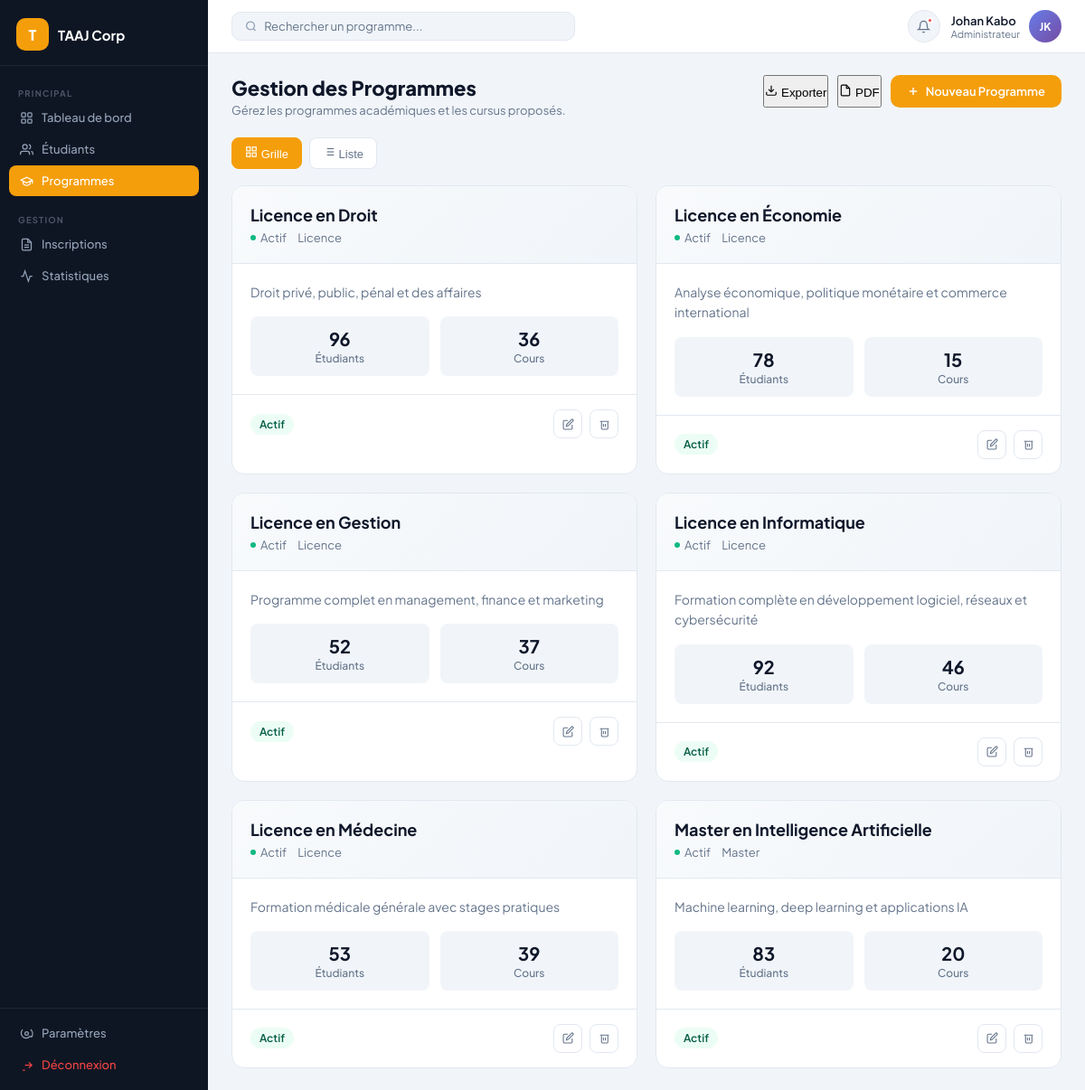
Screenshot of /programs.php (signed in) with the database file from the repository.
### tables this page shows
CREATE TABLE `programs` (
  `id` int(11) NOT NULL AUTO_INCREMENT,
  `name` varchar(100) NOT NULL,
  `code` varchar(20) NOT NULL,
  `description` text DEFAULT NULL,
  `level` enum('Licence','Master','Doctorat','Certificat','Formation continue') NOT NULL,
  `duration` int(11) NOT NULL DEFAULT 3 COMMENT 'Durée en années',
  `capacity` int(11) NOT NULL DEFAULT 50 COMMENT 'Capacité maximale',
  `price` decimal(10,2) NOT NULL DEFAULT 0.00 COMMENT 'Frais de scolarité',
  `requirements` text DEFAULT NULL COMMENT 'Prérequis',
  `objectives` text DEFAULT NULL COMMENT 'Objectifs du programme',
  `active` tinyint(1) NOT NULL DEFAULT 1,
  `created_by` int(11) DEFAULT NULL,
  `created_at` timestamp DEFAULT CURRENT_TIMESTAMP,
  `updated_at` timestamp DEFAULT CURRENT_TIMESTAMP ON UPDATE CURRENT_TIMESTAMP,
  PRIMARY KEY (`id`),
  UNIQUE KEY `code` (`code`),
  KEY `idx_level` (`level`),
  KEY `idx_active` (`active`),
  KEY `idx_created_by` (`created_by`),
  CONSTRAINT `fk_programs_created_by` FOREIGN KEY (`created_by`) REFERENCES `users` (`id`) ON DELETE SET NULL
);

### programs.php (the view, shortened to what this page needs)
<?php
include 'db/mysql_connection_gestion_inscription.php';
try {
    $stmt = $pdo->query("SELECT * FROM programs ORDER BY name");
    $programs = $stmt->fetchAll(PDO::FETCH_ASSOC);
} catch (PDOException $e) {
    $programs = [];
}
?>
<!DOCTYPE html>
<html lang="fr">
<head>
<link rel="stylesheet" href="assets/css/modern.css" />
</head>
<body>
<div class="layout">
  <aside class="sidebar">
    <div class="sidebar-logo">
      <div class="logo-icon">T</div>
      <span class="logo-text">TAAJ Corp</span>
    </div>
    <nav class="sidebar-nav">
      <div class="nav-section-label">Principal</div>
      <a href="dashboard.php" class="nav-item">
        <svg viewBox="0 0 24 24" fill="none" stroke="currentColor" stroke-width="2"><rect x="3" y="3" width="7" height="7" rx="1.5"/><rect x="14" y="3" width="7" height="7" rx="1.5"/><rect x="3" y="14" width="7" height="7" rx="1.5"/><rect x="14" y="14" width="7" height="7" rx="1.5"/></svg>
        Tableau de bord
      </a>
      <a href="students.php" class="nav-item">
        <svg viewBox="0 0 24 24" fill="none" stroke="currentColor" stroke-width="2"><path d="M17 21v-2a4 4 0 0 0-4-4H5a4 4 0 0 0-4 4v2"/><circle cx="9" cy="7" r="4"/><path d="M23 21v-2a4 4 0 0 0-3-3.87"/><path d="M16 3.13a4 4 0 0 1 0 7.75"/></svg>
        Étudiants
      </a>
      <a href="programs.php" class="nav-item active">
        <svg viewBox="0 0 24 24" fill="none" stroke="currentColor" stroke-width="2"><path d="M22 10v6M2 10l10-5 10 5-10 5z"/><path d="M6 12v5c3 3 9 3 12 0v-5"/></svg>
        Programmes
      </a>
      <div class="nav-section-label" style="margin-top:10px;">Gestion</div>
      <a href="registrations.php" class="nav-item">
        <svg viewBox="0 0 24 24" fill="none" stroke="currentColor" stroke-width="2"><path d="M14 2H6a2 2 0 0 0-2 2v16a2 2 0 0 0 2 2h12a2 2 0 0 0 2-2V8z"/><polyline points="14 2 14 8 20 8"/><line x1="16" y1="13" x2="8" y2="13"/><line x1="16" y1="17" x2="8" y2="17"/></svg>
        Inscriptions
      </a>
      <a href="stats.php" class="nav-item">
        <svg viewBox="0 0 24 24" fill="none" stroke="currentColor" stroke-width="2"><polyline points="22 12 18 12 15 21 9 3 6 12 2 12"/></svg>
        Statistiques
      </a>
    </nav>
    <div class="sidebar-bottom">
      <button class="nav-item">
        <svg viewBox="0 0 24 24" fill="none" stroke="currentColor" stroke-width="2"><circle cx="12" cy="12" r="3"/><path d="M19.07 4.93a10 10 0 0 1 1.79 12.88L19 17l-1.79.71A8 8 0 0 1 4.93 4.93"/></svg>
        Paramètres
      </button>
      <a href="logout.php" class="nav-item danger" style="color:#EF4444;">
        <svg viewBox="0 0 24 24" fill="none" stroke="currentColor" stroke-width="2"><path d="M9 21H5a2 2  0 1-2-2V5a2 2 0 0 1 2-2h4"/><polyline points="16 17 21 12 16 7"/><line x1="21" y1="12" x2="9" y2="12"/></svg>
        Déconnexion
      </a>
    </div>
  </aside>
  <div class="main">
    <header class="topbar">
      <div class="search-wrap">
        <svg width="14" height="14" viewBox="0 0 24 24" fill="none" stroke="#94A3B8" stroke-width="2.5"><circle cx="11" cy="11" r="8"/><path d="m21 21-4.35-4.35"/></svg>
        <input placeholder="Rechercher un programme..." />
      </div>
      <div class="topbar-right">
        <div class="notif-btn">
          <svg width="15" height="15" viewBox="0 0 24 24" fill="none" stroke="#64748B" stroke-width="2"><path d="M18 8A6 6 0 0 0 6 8c0 7-3 9-3 9h18s-3-2-3-9"/><path d="M13.73 21a2 2 0 0 1-3.46 0"/></svg>
          <div class="notif-dot"></div>
        </div>
        <div class="user-block">
          <div class="user-names">
            <div class="uname">Johan Kabo</div>
            <div class="urole">Administrateur</div>
          </div>
          <div class="avatar">JK</div>
        </div>
      </div>
    </header>
    <div class="content">
      <div class="page-header">
        <div>
          <div class="page-title">Gestion des Programmes</div>
          <div class="page-sub">Gérez les programmes académiques et les cursus proposés.</div>
        </div>
        <div style="display: flex; gap: 10px;">
          <button class="btn-outline" onclick="exportPrograms()">
            <svg width="14" height="14" viewBox="0 0 24 24" fill="none" stroke="currentColor" stroke-width="2"><path d="M21 15v4a2 2 0 0 1-2 2H5a2 2 0 0 1-2-2v-4"/><polyline points="7 10 12 15 17 10"/><line x1="12" y1="15" x2="12" y2="3"/></svg>
            Exporter
          </button>
          <button class="btn-outline" onclick="generateProgramsPDF()">
            <svg width="14" height="14" viewBox="0 0 24 24" fill="none" stroke="currentColor" stroke-width="2"><path d="M14 2H6a2 2 0 0 0-2 2v16a2 2 0 0 0 2 2h12a2 2 0 0 0 2-2V8z"/><polyline points="14 2 14 8 20 8"/></svg>
            PDF
          </button>
          <button class="btn-primary" onclick="openModal()">
            <svg width="14" height="14" viewBox="0 0 24 24" fill="none" stroke="currentColor" stroke-width="2.5"><line x1="12" y1="5" x2="12" y2="19"/><line x1="5" y1="12" x2="19" y2="12"/></svg>
            Nouveau Programme
          </button>
        </div>
      </div>
      <div class="view-toggle">
        <button class="toggle-btn active" onclick="setView('grid', this)">
          <svg width="14" height="14" viewBox="0 0 24 24" fill="none" stroke="currentColor" stroke-width="2"><rect x="3" y="3" width="7" height="7"/><rect x="14" y="3" width="7" height="7"/><rect x="14" y="14" width="7" height="7"/><rect x="3" y="14" width="7" height="7"/></svg>
          Grille
        </button>
        <button class="toggle-btn" onclick="setView('list', this)">
          Liste
        </button>
      </div>
      <div class="programs-grid" id="programsGrid">
        <?php foreach ($programs as $program): ?>
        <div class="program-card" onclick="viewProgram(<?php echo $program['id']; ?>)">
          <div class="program-header">
            <div class="program-title"><?php echo htmlspecialchars($program['name']); ?></div>
            <div class="program-meta">
              <div class="meta-item">
                <div class="meta-dot <?php echo $program['active'] ? 'dot-active' : 'dot-inactive'; ?>"></div>
                <span><?php echo $program['active'] ? 'Actif' : 'Inactif'; ?></span>
              </div>
              <span class="meta-item"><?php echo htmlspecialchars($program['level'] ?? 'L1-L3'); ?></span>
            </div>
          </div>
          <div class="program-body">
            <div class="program-description">
              <?php echo htmlspecialchars($program['description'] ?? 'Programme académique complet avec des cours théoriques et pratiques.'); ?>
            </div>
            <div class="program-stats">
              <div class="stat-item">
                <div class="stat-value"><?php echo rand(45, 120); ?></div>
                <div class="stat-label">Étudiants</div>
              </div>
              <div class="stat-item">
                <div class="stat-value"><?php echo rand(12, 48); ?></div>
                <div class="stat-label">Cours</div>
              </div>
            </div>
          </div>
          <div class="program-footer">
            <span class="program-badge <?php echo $program['active'] ? 'badge-active' : 'badge-inactive'; ?>">
              <?php echo $program['active'] ? 'Actif' : 'Inactif'; ?>
            </span>
            <div class="program-actions">
              <button class="action-btn edit" title="Modifier" onclick="event.stopPropagation(); editProgram(<?php echo $program['id']; ?>)">
                <svg width="13" height="13" viewBox="0 0 24 24" fill="none" stroke="currentColor" stroke-width="2"><path d="M11 4H4a2 2 0 0 0-2 2v14a2 2 0 0 0 2 2h14a2 2 0 0 0 2-2v-7"/><path d="M18.5 2.5a2.121 2.121 0 0 1 3 3L12 15l-4 1 1-4 9.5-9.5z"/></svg>
              </button>
              <button class="action-btn delete" title="Supprimer" onclick="event.stopPropagation(); deleteProgram(<?php echo $program['id']; ?>)">
                <svg width="13" height="13" viewBox="0 0 24 24" fill="none" stroke="currentColor" stroke-width="2"><polyline points="3 6 5 6 21 6"/><path d="M19 6v14a2 2 0 0 1-2 2H8a2 2 0 0 1-2-2V6"/><path d="M10 11v6"/><path d="M14 11v6"/></svg>
              </button>
            </div>
          </div>
        </div>
        <?php endforeach; ?>
      </div>
    </div>
  </div>
</div>
</body>
</html>

### assets/css/modern.css (style rules this page uses)
:root { --sidebar-bg: #0F1623; --sidebar-text: #94A3B8; --accent: #F59E0B; --accent-hover: #D97706; --page-bg: #F1F5F9; --card-bg: #FFFFFF; --text-primary: #0F172A; --text-muted: #64748B; --border: #E2E8F0; --green: #10B981; --red: #EF4444; --blue: #3B82F6; --font: 'Plus Jakarta Sans', sans-serif; }
html, body { height: 100%; font-family: var(--font); background: var(--page-bg); color: var(--text-primary); margin: 0; padding: 0; }
.layout { display: flex; min-height: 100vh; }
.sidebar { width: 230px; background: var(--sidebar-bg); display: flex; flex-direction: column; position: fixed; top:0; left:0; bottom:0; z-index:200; }
.sidebar-logo { display:flex; align-items:center; gap:10px; padding:20px 18px 16px; border-bottom:1px solid rgba(255,255,255,0.07); }
.logo-icon { width:36px; height:36px; background:var(--accent); border-radius:10px; display:flex; align-items:center; justify-content:center; font-size:16px; font-weight:800; color:#fff; }
.logo-text { font-size:15px; font-weight:700; color:#fff; }
.sidebar-nav { flex:1; padding:14px 10px; overflow-y:auto; }
.nav-section-label { font-size:9.5px; font-weight:700; letter-spacing:1.2px; color:rgba(148,163,184,0.45); text-transform:uppercase; padding:10px 10px 4px; }
.nav-item { display:flex; align-items:center; gap:9px; padding:9px 12px; border-radius:8px; cursor:pointer; font-size:13px; font-weight:500; color:var(--sidebar-text); transition:background .18s,color .18s; margin-bottom:1px; border:none; background:transparent; width:100%; text-align:left; font-family:var(--font); }
.nav-item.active { background:var(--accent); color:#fff; }
.nav-item svg { width:15px; height:15px; flex-shrink:0; }
.sidebar-bottom { padding:10px; border-top:1px solid rgba(255,255,255,0.07); }
.main { margin-left:230px; flex:1; display:flex; flex-direction:column; }
.topbar { background:#fff; border-bottom:1px solid var(--border); padding:11px 26px; display:flex; align-items:center; gap:14px; position:sticky; top:0; z-index:100; }
.search-wrap { flex:1; max-width:380px; display:flex; align-items:center; gap:8px; background:var(--page-bg); border:1px solid var(--border); border-radius:10px; padding:7px 14px; }
.search-wrap input { border:none; background:transparent; outline:none; font-family:var(--font); font-size:13px; color:var(--text-primary); width:100%; }
.search-wrap input::placeholder { color:var(--text-muted); }
.topbar-right { margin-left:auto; display:flex; align-items:center; gap:12px; }
.notif-btn { width:36px; height:36px; border-radius:50%; background:var(--page-bg); border:1px solid var(--border); display:flex; align-items:center; justify-content:center; cursor:pointer; position:relative; }
.notif-dot { position:absolute; top:7px; right:7px; width:7px; height:7px; border-radius:50%; background:var(--red); border:2px solid #fff; }
.user-block { display:flex; align-items:center; gap:10px; }
.user-names .uname { font-size:13px; font-weight:600; color:var(--text-primary); }
.user-names .urole { font-size:11px; color:var(--text-muted); }
.avatar { width:36px; height:36px; border-radius:50%; background:linear-gradient(135deg,#667EEA,#764BA2); display:flex; align-items:center; justify-content:center; font-size:12px; font-weight:700; color:#fff; flex-shrink:0; }
.content { padding:24px 26px; flex:1; }
.page-header { display:flex; align-items:flex-start; justify-content:space-between; margin-bottom:22px; gap:12px; }
.page-title { font-size:22px; font-weight:800; color:var(--text-primary); }
.page-sub { font-size:13px; color:var(--text-muted); margin-top:3px; }
.btn-primary { display:flex; align-items:center; gap:7px; background:var(--accent); color:#fff; border:none; border-radius:10px; padding:10px 18px; font-size:13px; font-weight:600; font-family:var(--font); cursor:pointer; transition:background .18s; white-space:nowrap; }

### rows the page displays
programs: name "Licence en Droit", active 1 (drawn), level "Licence", description "Droit privé, public, pénal et des affaires"
programs: name "Licence en Économie", active 1 (drawn), level "Licence", description "Analyse économique, politique monétaire et commerce international"
programs: name "Licence en Gestion", active 1 (drawn), level "Licence", description "Programme complet en management, finance et marketing"
programs: name "Licence en Informatique", active 1 (drawn), level "Licence", description "Formation complète en développement logiciel, réseaux et cybersécurité"
programs: name "Licence en Médecine", active 1 (drawn), level "Licence", description "Formation médicale générale avec stages pratiques"
programs: name "Master en Intelligence Artificielle", active 1 (drawn), level "Master", description "Machine learning, deep learning et applications IA"
